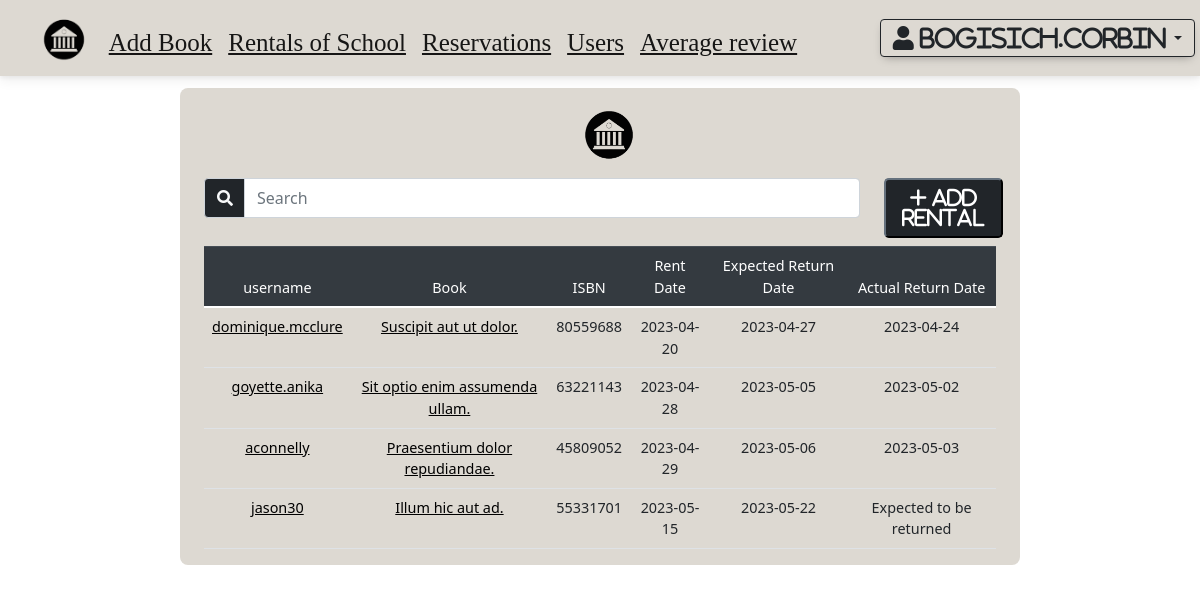
/school_library/operator/rentals_of_school.php (signed in), run on the app's committed database.
### tables this page shows
create table rental
(
    rental_id            int auto_increment
        primary key,
    username             varchar(255) not null,
    inventory_id         int          not null,
    rental_date          date         not null,
    expected_return_date date         not null,
    actual_return_date   date         null,
    constraint rental_inventory_inventory_id_fk
        foreign key (inventory_id) references inventory (inventory_id),
    constraint rental_user_username_fk
        foreign key (username) references user (username)
)
    collate = utf8mb4_unicode_ci;

create table book
(
    ISBN        int          not null
        primary key,
    title       char(255)    null,
    image       char(255)    null,
    publisher   char(255)    null,
    page        int          null,
    summary     varchar(255) null,
    language_id int          null,
    constraint book_language_language_id_fk
        foreign key (language_id) references language (language_id)
)
    collate = utf8mb4_unicode_ci;

### school_library/operator/rentals_of_school.php (the view, shortened to what this page needs)
<!DOCTYPE html>
<html lang="en">
<head>
    <link rel="stylesheet" href="https://cdn.jsdelivr.net/npm/bootstrap@4.3.1/dist/css/bootstrap.min.css"
>
    <link
            href="https://cdnjs.cloudflare.com/ajax/libs/mdb-ui-kit/6.3.1/mdb.min.css"
            rel="stylesheet"
    />
    <?php
    $conn = getDb();
    $school_id = $_SESSION['id'];
    $result = $conn->query("SELECT *
FROM rental
inner join inventory i on rental.inventory_id = i.inventory_id
inner join book b on i.ISBN = b.ISBN
where school_id=$school_id");
    $text = 'Expected to be returned';
    ?>
</head>
<body>
<?php include('navbar.php') ?>
<div class="container" id="background">
    <div class="container" id="top_bar">
        <img
                src="../library-PhotoRoom.png-PhotoRoom.png"
                vspace="15"
                width="60"
                style="margin-left: 47.4%"
        >
        <div class="row" style="margin-bottom: 1%">
            <div class="col-10">
                <div class="input-group">
                    <div class="input-group-prepend">
                            <span class="input-group-text bg-dark" style="height: 2.5rem"><i
                                        class="fas fa-search text-light"></i>
                            </span>
                    </div>
                    <input type="text" class="form-control" placeholder="Search" style="height: 2.5rem">
                </div>
            </div>
            <div class="col-2">
                <button type="button" class="btn-lg btn-dark fas fa-add" data-toggle="modal" data-target="#addrental">
                    Add Rental
                </button>
            </div>
        </div>
    </div>
    <div class="container" id="top_bar">
        <div class="row">
            <div class="centered-table">
                <?php if (mysqli_num_rows($result) == 0) { ?>
                    <div>
                        <h2>You Haven't Rented any Books</h2>
                    </div>
                <?php } else {
                    ?>
                    <table class="table table1" style="margin-top: 0%">
                        <thead class="thead-dark">
                        <tr>
                            <th scope="col">username</th>
                            <th scope="col">Book</th>
                            <th scope="col">ISBN</th>
                            <th scope="col">Rent Date</th>
                            <th scope="col">Expected Return Date</th>
                            <th scope="col">Actual Return Date</th>
                        </tr>
                        </thead>
                        <tbody>
                        <?php while ($rental = mysqli_fetch_assoc($result)) { ?>
                            <tr>
                                <td><a style="color: black;"
                                       href="user.php?user=<?= $rental['username'] ?>"><?php echo $rental['username'] ?></a>
                                </td>
                                <td><a style="color: black;"
                                       href="../book.php?ISBN=<?= $rental['ISBN'] ?>"><?php echo $rental['title'] ?></a>
                                </td>
                                <td><?php echo $rental['ISBN']; ?></td>
                                <td><?php echo $rental['rental_date']; ?></td>
                                <td><?php echo $rental['expected_return_date']; ?></td>
                                <td><?php
                                    if ($rental['actual_return_date'] != null)
                                        echo $rental['actual_return_date'];
                                    else
                                        echo $text;
                                    ?></td>
                            </tr>
                        <?php } ?>
                        </tbody>
                    </table>
                <?php } ?>
            </div>
        </div>
    </div>
</div>
</body>
</html>

### school_library/css/custom.css (style rules this page uses)
:root { --border:5px solid black; }
.table1 { width: 100%; }
.container { width: 70%; height: 80%; justify-content: center; align-items: center; }
#top_bar.container { width: 100%; height: 100%; justify-content: center; align-items: center; }
.centered-table { text-align: center; }
#background.container { width: 70%; height: 85%; border-radius: 0.5rem; background-color: #DDD9D2; margin-top: 1%; margin-bottom: 1%; }
::placeholder { opacity: 0.5; }

### data on the page
rental: username "dominique.mcclure", book.title "Suscipit aut ut dolor.", book.ISBN "80559688", rental_date "2023-04-20", expected_return_date "2023-04-27", actual_return_date "2023-04-24"
rental: username "goyette.anika", book.title "Sit optio enim assumenda ullam.", book.ISBN "63221143", rental_date "2023-04-28", expected_return_date "2023-05-05", actual_return_date "2023-05-02"
rental: username "aconnelly", book.title "Praesentium dolor repudiandae.", book.ISBN "45809052", rental_date "2023-04-29", expected_return_date "2023-05-06", actual_return_date "2023-05-03"
rental: username "jason30", book.title "Illum hic aut ad.", book.ISBN "55331701", rental_date "2023-05-15", expected_return_date "2023-05-22"

### other printed values
$_SESSION['username'] "BOGISICH.CORBIN"
